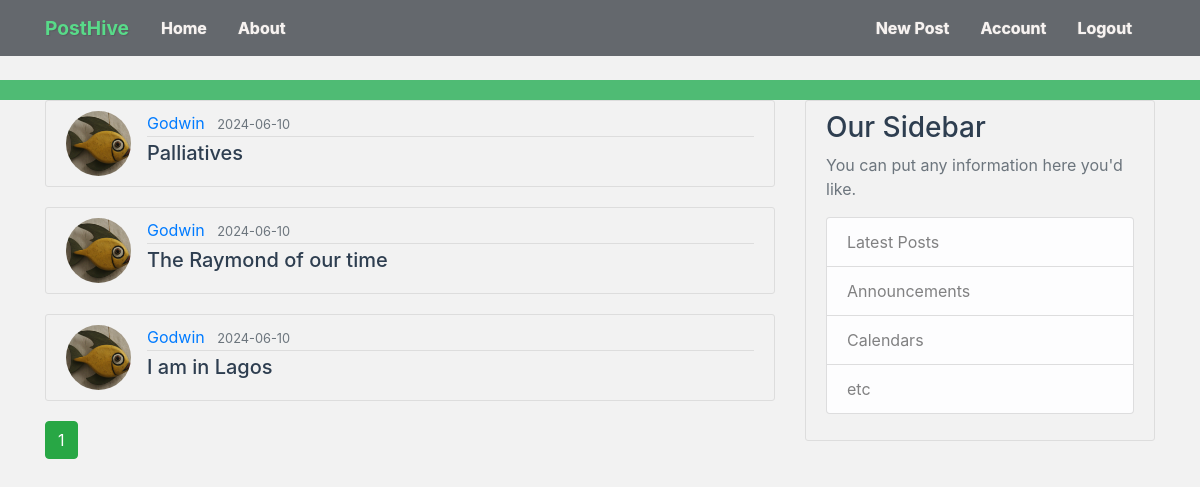
Screenshot of /user/Godwin (signed in) with the database file from the repository.
### posthive/models.py (models this page shows, shortened)
class Post(db.Model):
    id = db.Column(db.Integer, primary_key=True)
    title = db.Column(db.String(100), nullable=False)
    date_posted = db.Column(db.DateTime, nullable=False, default=datetime.utcnow)
    content = db.Column(db.Text, nullable=False)
    user_id = db.Column(db.Integer, db.ForeignKey('user.id'), nullable=False)

class User(db.Model, UserMixin):
    id = db.Column(db.Integer, primary_key=True)
    username = db.Column(db.String(20), unique=True, nullable=False)
    email = db.Column(db.String(120), unique=True, nullable=False)
    image_file = db.Column(db.String(20), nullable=False, default='default.jpg')
    password = db.Column(db.String(60), nullable=False)
    posts = db.relationship('Post', backref='author', lazy=True)
    """
    @property
    def is_authenticated(self):
        return True

    @property
    def is_anonymous(self):
        return False

    @property
    def is_active(self):
        return True  # Or your custom logic

    def get_id(self):
        return str(self.id)
    """

### posthive/routes.py (the view)
@app.route('/user/<string:username>')
def user_posts(username):
    page = request.args.get('page', 1, type=int)
    user = User.query.filter_by(username=username).first_or_404()
    posts = Post.query.filter_by(author=user).order_by(
        Post.date_posted.desc()).paginate(page=page, per_page=5)
    return render_template('user_posts.html', posts=posts, user=user)

### posthive/models.py (called while the page is built)
@login_manager.user_loader
def load_user(user_id):
    return User.query.get(int(user_id))

### posthive/templates/user_posts.html (shortened to what this page needs)
{% extends "layout.html" %}
{% block content %}
    {% for post in posts.items %}
        <article class="media content-section">
          <img class="rounded-circle article-img" src="{{ url_for('static',
            filename='profile_pics/' + post.author.image_file) }}">
          <div class="media-body">
            <div class="article-metadata">
              <a class="mr-2" href="{{ url_for('user_posts', username=post.author.username) }}">{{ post.author.username }}</a>
              <small class="text-muted">{{ post.date_posted.strftime('%Y-%m-%d') }}</small>
            </div>
            <h5><a class="article-title" href="{{ url_for('post', post_id=post.id) }}">{{ post.title }}</a></h5>
          </div>
        </article>
    {% endfor %}
    {% for page_num in posts.iter_pages(left_edge=1, right_edge=1, left_current=1, right_current=2) %}
      {% if page_num %}
        {% if posts.page==page_num %}
          <a class="btn btn-success mb-4" href="{{ url_for('user_posts', username=user.username, page=page_num) }}">{{ page_num }}</a>
        {% else %}
          <a class="btn btn-outline-success mb-4" href="{{ url_for('user_posts', username=user.username, page=page_num) }}">{{ page_num }}</a>
        {% endif %}
      {% endif %}
    {% endfor %}
{% endblock content %}

### posthive/static/main.css (style rules this page uses)
body { background-color: #f2f2f2; color: #2e3e50; margin-top: 5rem; }
h1, h2, h3, h4, h5, h6 { color: #2e3e50; }
.content-section { background-color: #f2f2f2; padding: 10px 20px; border: 1px solid #dddddd; border-radius: 3px; margin-bottom: 20px; }
.article-title { color: #2e3e50; }
.article-img { height: 65px; width: 65px; margin-right: 16px; }
.article-metadata { padding-bottom: 1px; margin-bottom: 4px; border-bottom: 1px solid #dddddd; }

### rows the page displays
Post: image_file (picture), author.username "Godwin", date_posted "2024-06-10", title "Palliatives"
Post: image_file (picture), author.username "Godwin", date_posted "2024-06-10", title "The Raymond of our time"
Post: image_file (picture), author.username "Godwin", date_posted "2024-06-10", title "I am in Lagos"

### other values shown
{{ page_num }} "1"
